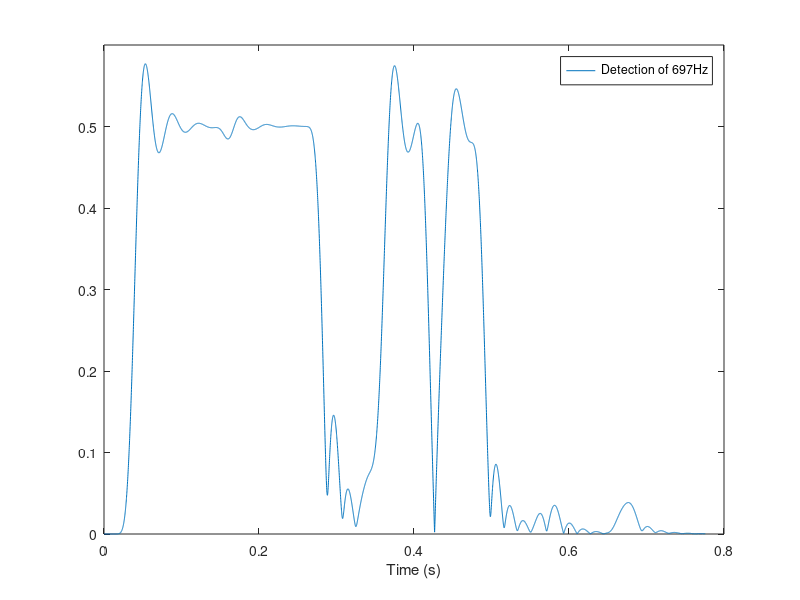
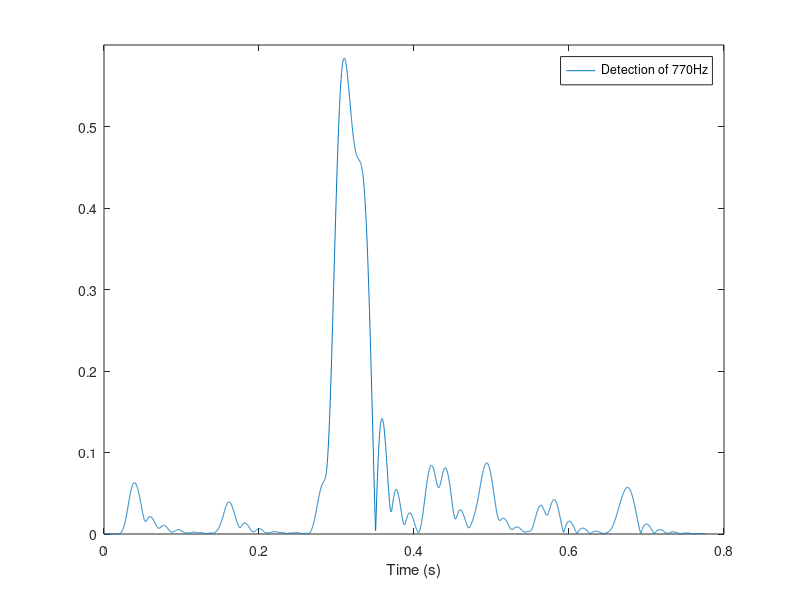
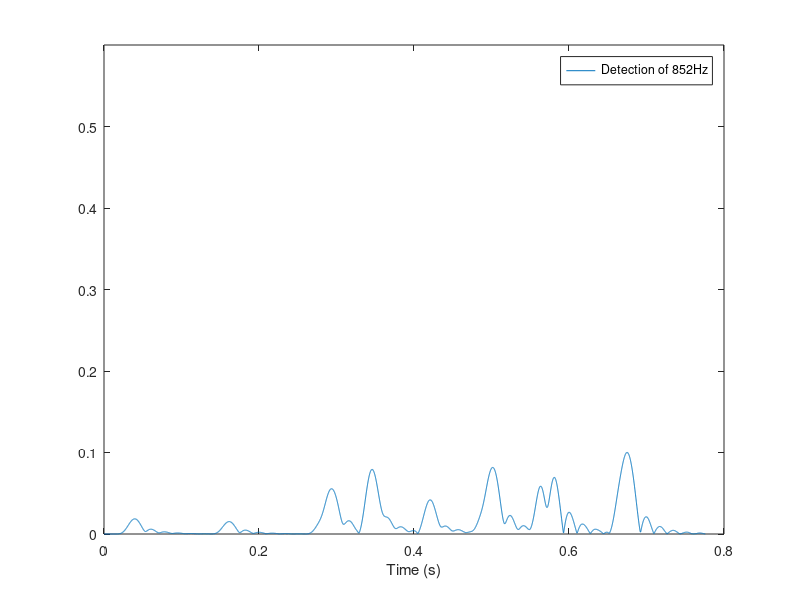
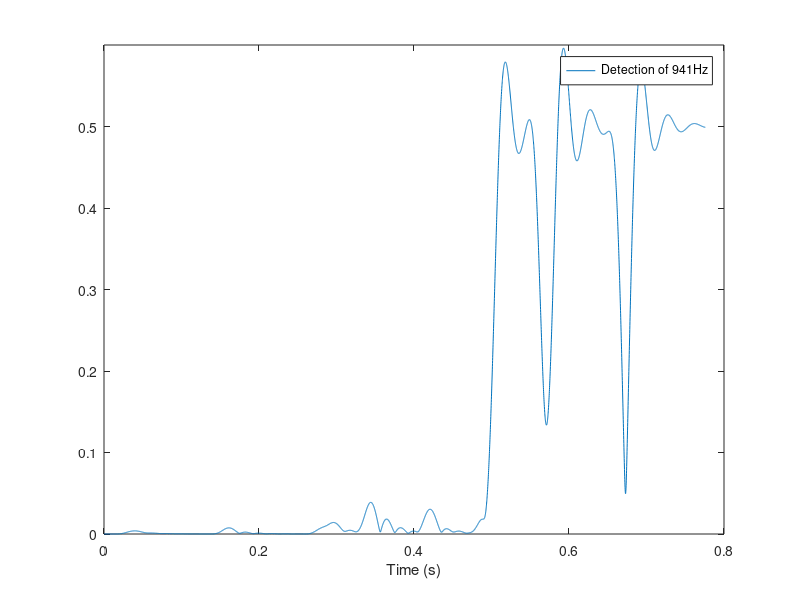

MATLAB code to generate these figures, in order:
%% Touch tone detection v2.0 
%% Rijk van Wijk 
load touch

Fs = 8192


F0 = 30; % passband frequency
F1 = 60; % stopband frequency
R0 = 3; % max passband damping (dB)
R1 = 40; % min stopband damping (dB)

%[N, Wp] = ellipord(F0/Fs*2, F1/Fs*2, R0, R1);
%[b,a] = ellip(N,R0,R1,Wp);

%Butterworth has no ripple in passband
[N, Wc] = buttord(F0/Fs*2, F1/Fs*2, R0, R1);
[b,a] = butter(N,Wc);


samp = hardx2; % sample audio

freqs=[ 697, 770, 852, 941, 1209, 1336, 1477];
legends = [];

for ii = 1:length(freqs)
    close all;
    n = 0:1/(Fs-1):length(samp)/Fs;
    freq = freqs(ii);
    demodulated = (samp .*exp(-2i*pi*freq*n)); % demodulation
    detect = filter(b,a,demodulated); %low pass filter
    figure
    plot(n,abs((detect)))
    legend(sprintf('Detection of %sHz\n', num2str(freq)))
    xlabel('Time (s)')
    ylim([0 0.6])
    saveas(gca, sprintf('report24-%s.png', num2str(freq)))
    %legends = cellstr([legends  sprintf('Detection of %sHz\n', num2str(freq))]);
end



